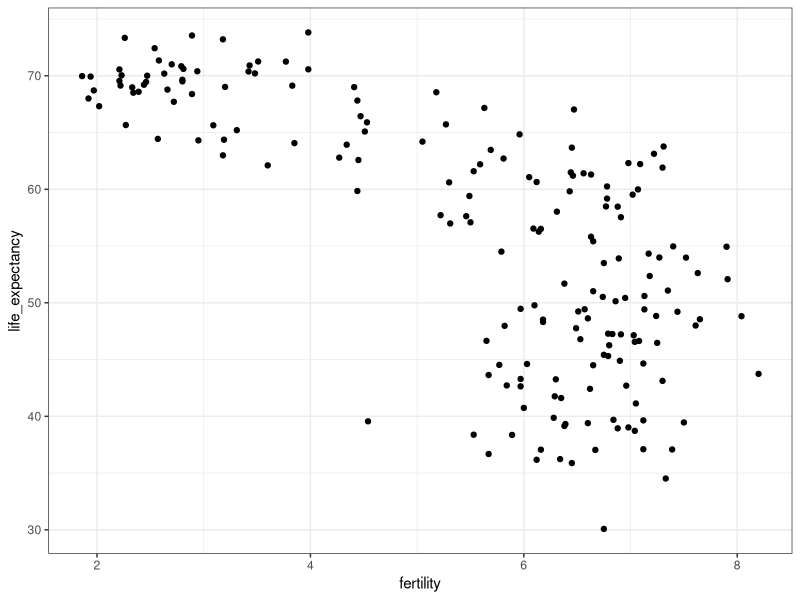
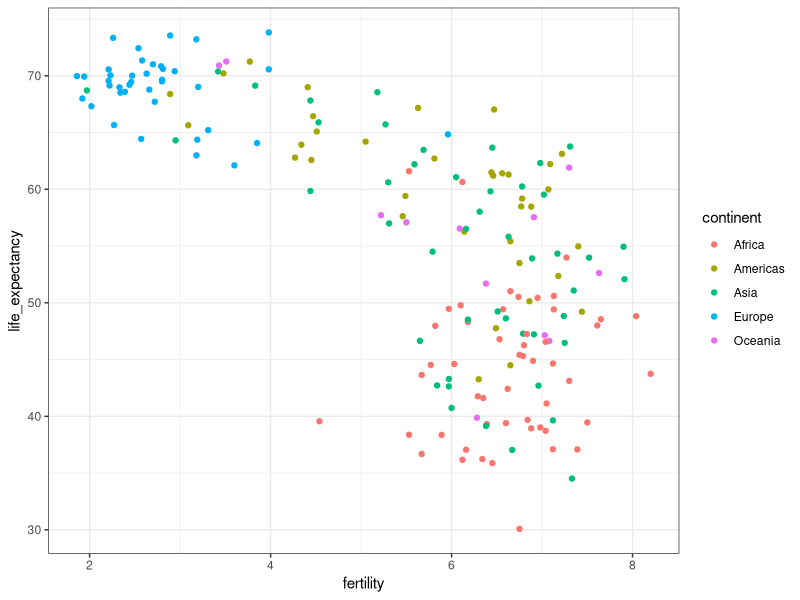
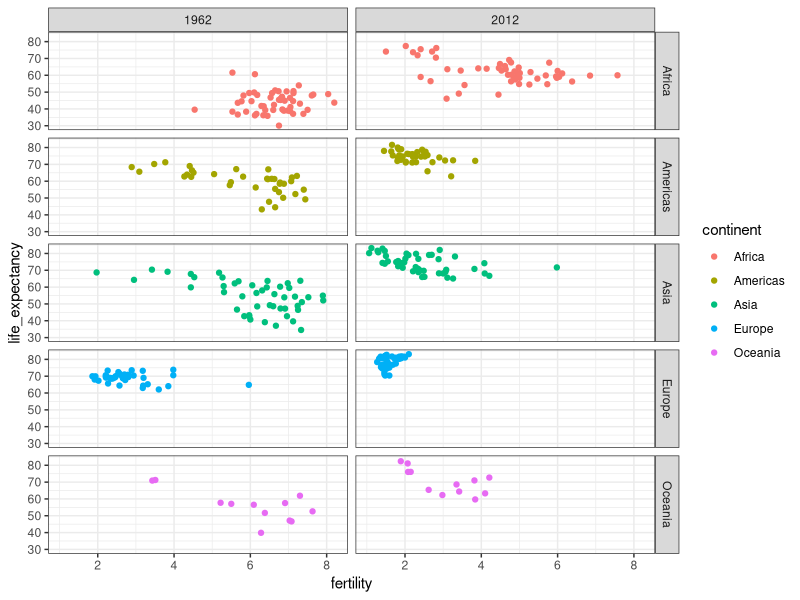
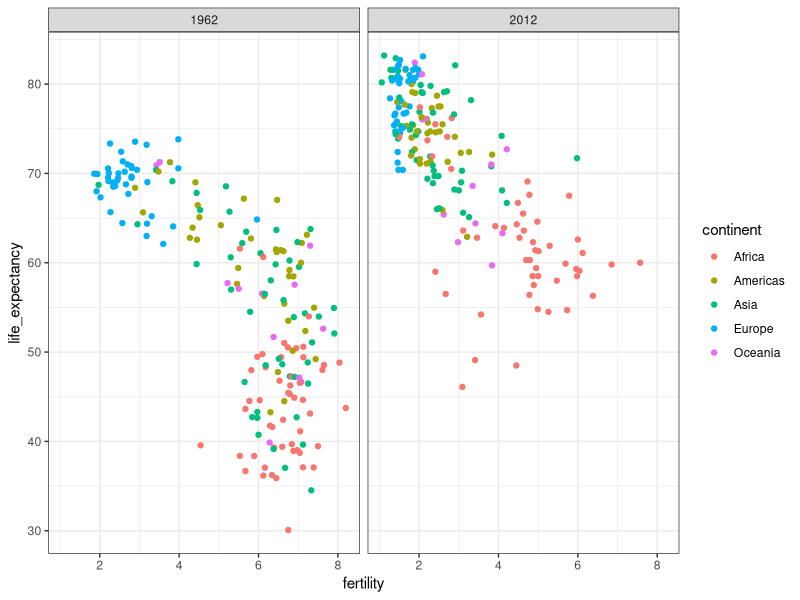
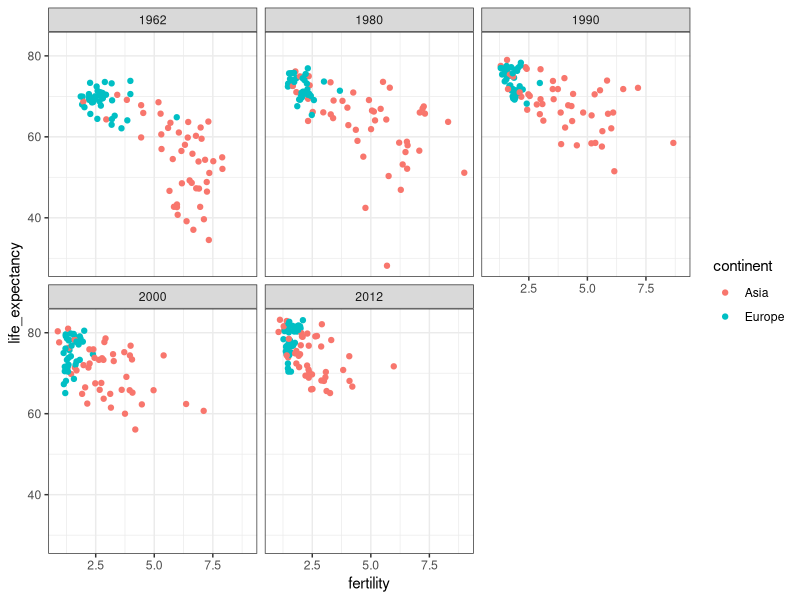
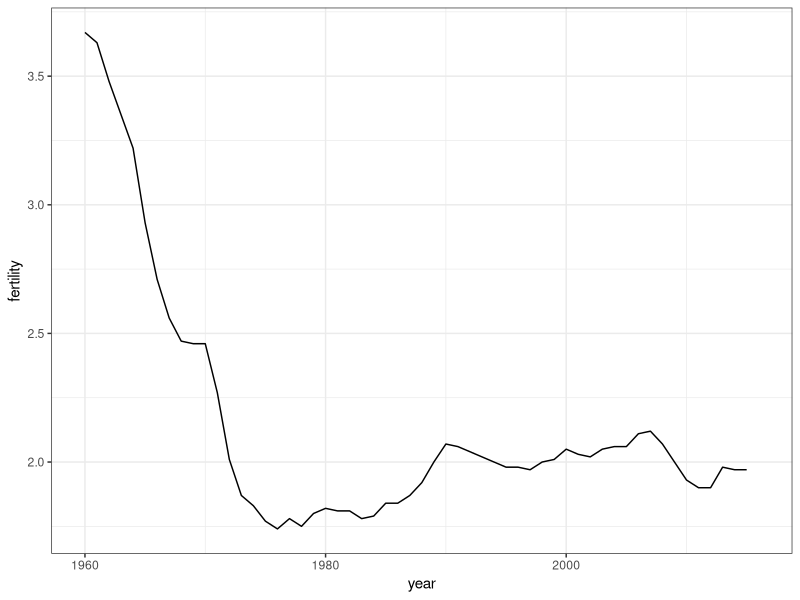
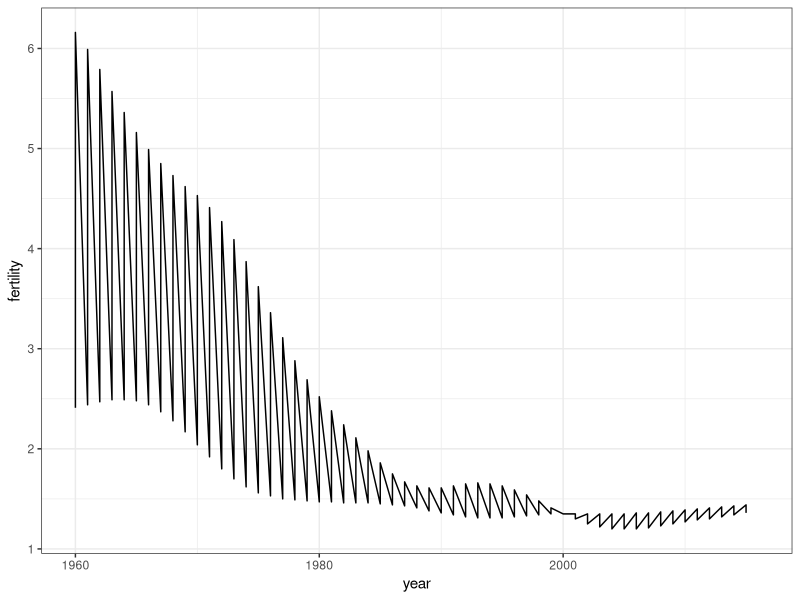
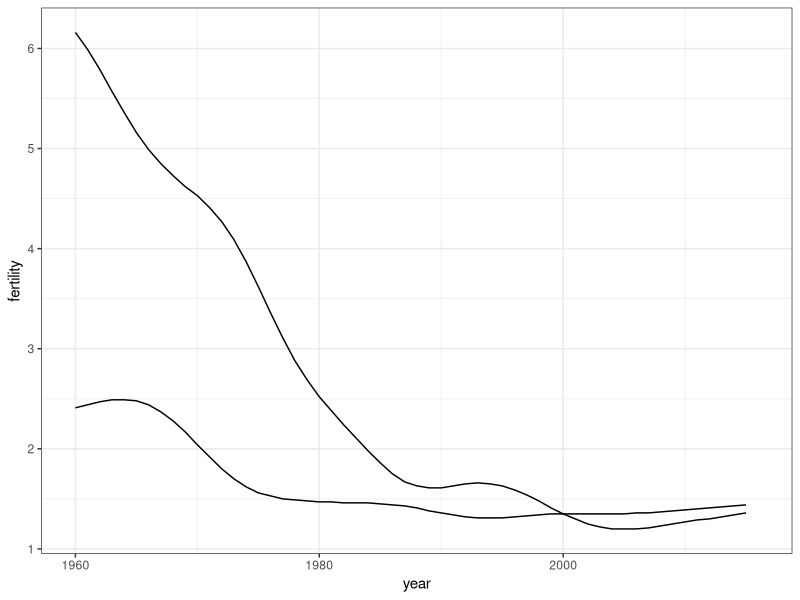

Generate these figures, in order, with R:
library(dslabs)
library(tidyverse)
data(gapminder)
head(gapminder)

gapminder %>% 
  filter(year == 2015 & country %in% c("Sri Lanka", "Turkey")) %>%
  select(country, infant_mortality)

ds_theme_set()
filter(gapminder, year==1962) %>%
  ggplot(aes(fertility, life_expectancy)) +
  geom_point()

filter(gapminder, year==1962) %>%
  ggplot(aes(fertility, life_expectancy, color=continent)) +
  geom_point()

filter(gapminder, year%in%c(1962,2012)) %>%
  ggplot(aes(fertility, life_expectancy, color=continent)) +
  geom_point() + 
  facet_grid(continent~year)

filter(gapminder, year%in%c(1962,2012)) %>%
  ggplot(aes(fertility, life_expectancy, color=continent)) +
  geom_point() + 
  facet_grid(.~year)

years <- c(1962, 1980, 1990, 2000, 2012)
continents <- c("Europe", "Asia")
gapminder %>%
  filter(year %in% years & continent %in% continents) %>%
  ggplot(aes(fertility, life_expectancy, col=continent)) +
  geom_point() +
  facet_wrap(.~year)

gapminder %>% filter(country == "United States") %>%
  ggplot(aes(year, fertility)) +
  geom_line()

countries <- c("South Korea", "Germany")
gapminder %>% filter(country %in% countries) %>%
  ggplot(aes(year, fertility)) +
  geom_line()

gapminder %>% filter(country %in% countries) %>%
  ggplot(aes(year, fertility, group=country)) +
  geom_line()

gapminder %>% filter(country %in% countries) %>%
  ggplot(aes(year, fertility, col=country)) +
  geom_line()

labels <- data.frame(country = countries, x=c(1975, 1965), y=c(60,72))
gapminder %>% filter(country %in% countries) %>%
  ggplot(aes(year, life_expectancy, col = country)) + 
  geom_line() +
  geom_text(data = labels, aes(x, y, label = country), size = 5) + 
  theme(legend.position = "none")

gapminder <- gapminder %>% 
  mutate(dollars_per_day = gdp/population/365)

past_year <- 1970
gapminder %>% 
  filter(year == past_year & !is.na(gdp)) %>%
  ggplot(aes(dollars_per_day)) +
  geom_histogram(binwidth = 1, color= "black")

gapminder %>% 
  filter(year == past_year & !is.na(gdp)) %>%
  ggplot(aes(log2(dollars_per_day))) +
  geom_histogram(binwidth = 1, color= "black")

gapminder %>% 
  filter(year == past_year & !is.na(gdp)) %>%
  ggplot(aes(dollars_per_day)) +
  geom_histogram(binwidth = 1, color= "black") + 
  scale_x_continuous(trans="log2")
